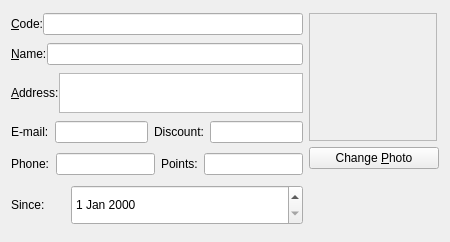
<?xml version="1.0" encoding="UTF-8"?>
<ui version="4.0">
 <class>clientEditor</class>
 <widget class="QWidget" name="clientEditor">
  <property name="geometry">
   <rect>
    <x>0</x>
    <y>0</y>
    <width>450</width>
    <height>242</height>
   </rect>
  </property>
  <property name="minimumSize">
   <size>
    <width>0</width>
    <height>0</height>
   </size>
  </property>
  <property name="maximumSize">
   <size>
    <width>460</width>
    <height>242</height>
   </size>
  </property>
  <property name="windowTitle">
   <string>Form</string>
  </property>
  <layout class="QGridLayout" name="gridLayout">
   <item row="4" column="1" colspan="5">
    <layout class="QHBoxLayout" name="horizontalLayout_6">
     <item>
      <widget class="QLabel" name="label_17">
       <property name="text">
        <string>Phone:</string>
       </property>
       <property name="buddy">
        <cstring>editClientPhone</cstring>
       </property>
      </widget>
     </item>
     <item>
      <widget class="MibitLineEdit" name="editClientPhone">
       <property name="minimumSize">
        <size>
         <width>0</width>
         <height>0</height>
        </size>
       </property>
       <property name="maximumSize">
        <size>
         <width>16777215</width>
         <height>16777215</height>
        </size>
       </property>
      </widget>
     </item>
     <item>
      <widget class="QLabel" name="label">
       <property name="text">
        <string>Points:</string>
       </property>
      </widget>
     </item>
     <item>
      <widget class="MibitLineEdit" name="editClientPoints">
       <property name="minimumSize">
        <size>
         <width>0</width>
         <height>0</height>
        </size>
       </property>
       <property name="maximumSize">
        <size>
         <width>130</width>
         <height>16777215</height>
        </size>
       </property>
      </widget>
     </item>
    </layout>
   </item>
   <item row="1" column="1" colspan="5">
    <layout class="QHBoxLayout" name="horizontalLayout_3">
     <property name="spacing">
      <number>0</number>
     </property>
     <item>
      <widget class="QLabel" name="label_4">
       <property name="text">
        <string>&amp;Name:</string>
       </property>
       <property name="buddy">
        <cstring>editClientName</cstring>
       </property>
      </widget>
     </item>
     <item>
      <widget class="MibitLineEdit" name="editClientName"/>
     </item>
    </layout>
   </item>
   <item row="0" column="1" colspan="5">
    <layout class="QHBoxLayout" name="horizontalLayout">
     <property name="spacing">
      <number>0</number>
     </property>
     <item>
      <widget class="QLabel" name="label_14">
       <property name="text">
        <string>&amp;Code:</string>
       </property>
       <property name="buddy">
        <cstring>editClientCode</cstring>
       </property>
      </widget>
     </item>
     <item>
      <widget class="MibitLineEdit" name="editClientCode"/>
     </item>
    </layout>
   </item>
   <item row="3" column="1" colspan="5">
    <layout class="QHBoxLayout" name="horizontalLayout_8">
     <item>
      <widget class="QLabel" name="label_18">
       <property name="text">
        <string>E-mail:</string>
       </property>
       <property name="buddy">
        <cstring>editClientCell</cstring>
       </property>
      </widget>
     </item>
     <item>
      <widget class="MibitLineEdit" name="editClientCell">
       <property name="maximumSize">
        <size>
         <width>16777215</width>
         <height>16777215</height>
        </size>
       </property>
      </widget>
     </item>
     <item>
      <widget class="QLabel" name="label_2">
       <property name="text">
        <string>Discount:</string>
       </property>
      </widget>
     </item>
     <item>
      <widget class="MibitLineEdit" name="editClientDiscount">
       <property name="maximumSize">
        <size>
         <width>130</width>
         <height>16777215</height>
        </size>
       </property>
      </widget>
     </item>
    </layout>
   </item>
   <item row="2" column="1" colspan="5">
    <layout class="QHBoxLayout" name="horizontalLayout_4">
     <property name="spacing">
      <number>0</number>
     </property>
     <property name="sizeConstraint">
      <enum>QLayout::SetDefaultConstraint</enum>
     </property>
     <item>
      <widget class="QLabel" name="label_16">
       <property name="text">
        <string>&amp;Address:</string>
       </property>
       <property name="buddy">
        <cstring>editClientAddress</cstring>
       </property>
      </widget>
     </item>
     <item>
      <widget class="QTextEdit" name="editClientAddress">
       <property name="sizePolicy">
        <sizepolicy hsizetype="Expanding" vsizetype="Fixed">
         <horstretch>0</horstretch>
         <verstretch>0</verstretch>
        </sizepolicy>
       </property>
       <property name="maximumSize">
        <size>
         <width>16777215</width>
         <height>40</height>
        </size>
       </property>
       <property name="tabChangesFocus">
        <bool>true</bool>
       </property>
       <property name="acceptRichText">
        <bool>false</bool>
       </property>
      </widget>
     </item>
    </layout>
   </item>
   <item row="0" column="7" rowspan="5" colspan="2">
    <layout class="QVBoxLayout" name="verticalLayout_4">
     <item>
      <widget class="QLabel" name="labelClientPhoto">
       <property name="sizePolicy">
        <sizepolicy hsizetype="Maximum" vsizetype="Maximum">
         <horstretch>0</horstretch>
         <verstretch>0</verstretch>
        </sizepolicy>
       </property>
       <property name="minimumSize">
        <size>
         <width>128</width>
         <height>128</height>
        </size>
       </property>
       <property name="frameShape">
        <enum>QFrame::StyledPanel</enum>
       </property>
       <property name="frameShadow">
        <enum>QFrame::Sunken</enum>
       </property>
       <property name="text">
        <string/>
       </property>
       <property name="alignment">
        <set>Qt::AlignCenter</set>
       </property>
      </widget>
     </item>
     <item>
      <widget class="QPushButton" name="btnChangeClientPhoto">
       <property name="minimumSize">
        <size>
         <width>130</width>
         <height>0</height>
        </size>
       </property>
       <property name="maximumSize">
        <size>
         <width>16777215</width>
         <height>16777215</height>
        </size>
       </property>
       <property name="text">
        <string>Change &amp;Photo</string>
       </property>
      </widget>
     </item>
     <item>
      <spacer name="verticalSpacer">
       <property name="orientation">
        <enum>Qt::Vertical</enum>
       </property>
       <property name="sizeHint" stdset="0">
        <size>
         <width>20</width>
         <height>40</height>
        </size>
       </property>
      </spacer>
     </item>
    </layout>
   </item>
   <item row="6" column="1">
    <widget class="QLabel" name="label_3">
     <property name="maximumSize">
      <size>
       <width>16777215</width>
       <height>40</height>
      </size>
     </property>
     <property name="text">
      <string>Since:</string>
     </property>
    </widget>
   </item>
   <item row="6" column="2" colspan="4">
    <widget class="QDateEdit" name="sinceDatePicker" native="true">
     <property name="minimumSize">
      <size>
       <width>0</width>
       <height>0</height>
      </size>
     </property>
     <property name="maximumSize">
      <size>
       <width>16777215</width>
       <height>40</height>
      </size>
     </property>
    </widget>
   </item>
  </layout>
 </widget>
 <customwidgets>
  <customwidget>
   <class>MibitLineEdit</class>
   <extends>QLineEdit</extends>
   <header>../../mibitWidgets/mibitlineedit.h</header>
  </customwidget>
 </customwidgets>
 <resources/>
 <connections/>
</ui>
